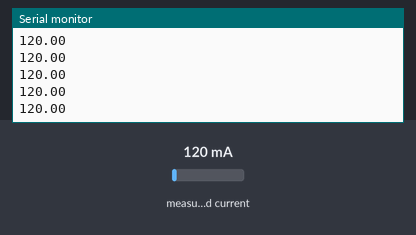
Bench run of a sketch on a simulated Arduino Uno, built with avr-gcc and run on an emulated ATmega328P. Parts: the last lines printed to the serial monitor. The inputs (shaded band) are chosen by the test bench; at power-on: measured current 120 mA.

Above: at 1.2 s.
1.3 s: measured current set to 40 mA
At 2.1 s:
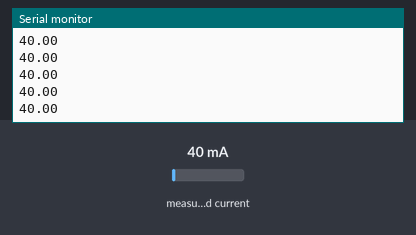
2.8 s: measured current set to 500 mA
At 3.3 s:
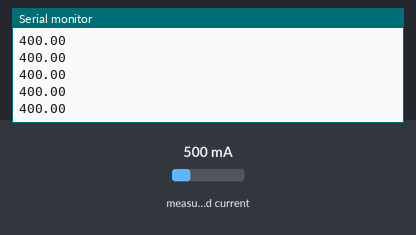
Timing chart, 0 to 5.8 s (numbered marks = the images above; inputs shaded):
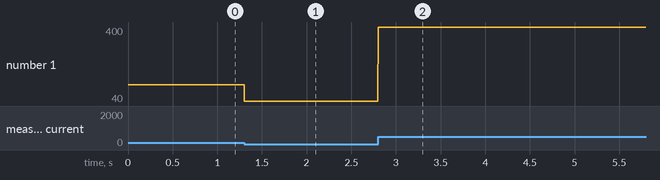

Measured:
- after the input at 1.3 s, the serial monitor: prints a new line at once (image 1)
- after the input at 2.8 s, the serial monitor: prints a new line at once (image 2)
- plotted number 1: 120 → 40 after the input at 1.3 s, 40 → 400 after the input at 2.8 s

The sketch:

get_current.ino
```cpp
#include <Wire.h>
#include <Adafruit_INA219.h>

// Loop delay in ms.
unsigned long LOOP_DELAY = 1;
Adafruit_INA219 ina219;

void setup(void) {
  Serial.begin(115200);
  while (!Serial) {
    // will pause until serial console opens
    delay(1);
  }

  // Initialize the INA219.
  // By default the initialization will use the largest range (32V, 2A). However
  // you can call a setCalibration function to change this range (see comments).
  if (! ina219.begin()) {
    Serial.println("Failed to find INA219 chip");
    while (1) { delay(10); }
  }
  // Or to use a lower 16V, 400mA range (higher precision on volts and amps):
  ina219.setCalibration_16V_400mA();
}
void loop(void) {
  float current_mA = 0;

  current_mA = ina219.getCurrent_mA();
  Serial.println(current_mA);
  delay(LOOP_DELAY);
}
```
